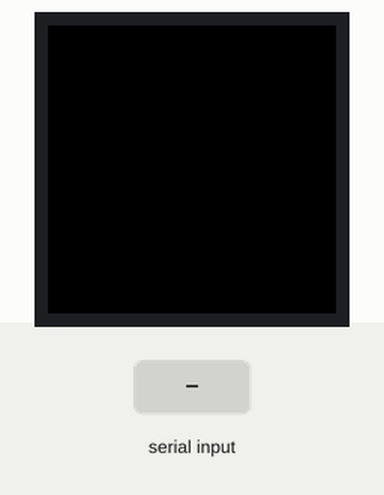
A sketch run on a simulated Arduino Uno, built with avr-gcc and run on an emulated ATmega328P. Shown: 32×32 colour display. The inputs (shaded band) are chosen by the test bench.

Above: at 1.2 s.
1.3 s: "90,45\n" received over Serial
At 2.0 s:
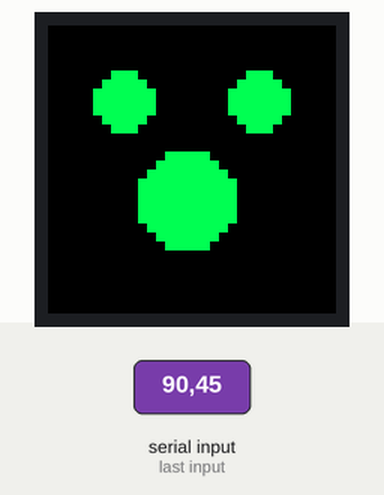
2.8 s: "1\n" received over Serial
At 3.9 s:
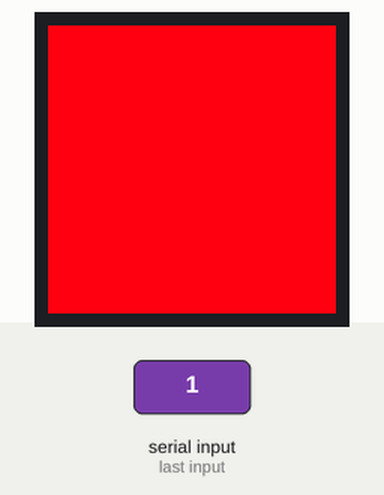
4.3 s: "0\n" received over Serial
At 5.0 s:
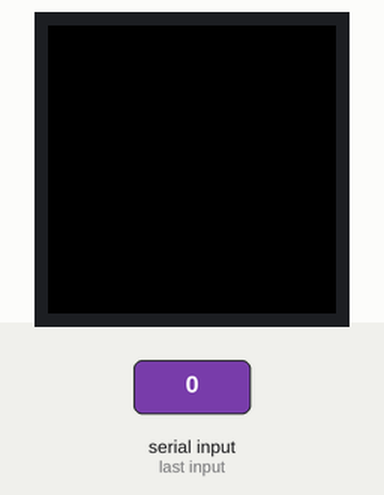
Timing chart, 0 to 7.3 s (numbered marks = the images above; inputs shaded):
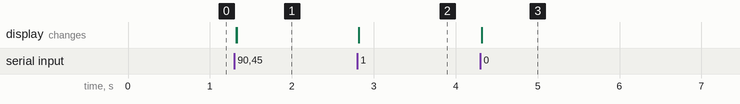

The sketch:

tinychronicler.ino
```cpp
#include <RGBmatrixPanel.h>

#define CLK 11
#define OE   9
#define LAT 10
#define A   A0
#define B   A1
#define C   A2
#define D   A3

RGBmatrixPanel matrix(A, B, C, D, CLK, LAT, OE, false);
uint16_t COLOR_BACKGROUND = matrix.Color888(255, 0, 90, true);
uint16_t COLOR_FOREGROUND = matrix.Color888(0, 255, 165, true);

void setup() {
  // Initialise serial communication between RaspberryPI and Arduino
  Serial.begin(19200);

  // Initialise 32x32 RGB LED matrix
  matrix.begin();
}

void loop() {
  if (Serial.available() == 0) {
    return;
  }

  int data = Serial.read() - '0';

  switch (data) {
    case 0:
      reset();
      break;
    case 1:
      printBackground();
      break;
    case 2:
      printLeftEye();
      break;
    case 3:
      printRightEye();
      break;
    case 4:
      printLeftEye();
      printRightEye();
      break;
    case 5:
      printMouth();
      break;
    case 6:
      resetEyes();
      break;
    case 7:
      resetMouth();
      break;
    default:
      break;
  }
}

void printBackground() {
  matrix.fillScreen(COLOR_BACKGROUND);
}

void resetEyes() {
  matrix.fillCircle(8, 8, 3, COLOR_BACKGROUND);
  matrix.fillCircle(23, 8, 3, COLOR_BACKGROUND);
}

void printLeftEye() {
  matrix.fillCircle(8, 8, 3, COLOR_FOREGROUND);
}

void printRightEye() {
  matrix.fillCircle(23, 8, 3, COLOR_FOREGROUND);
}

void resetMouth() {
  matrix.fillCircle(15, 19, 5, COLOR_BACKGROUND);
}

void printMouth() {
  matrix.fillCircle(15, 19, 5, COLOR_FOREGROUND);
}

void reset() {
  matrix.fillScreen(matrix.Color888(0, 0, 0));
}
```

Measured:
- after the input at 1.3 s, the display: first changes at once (image 1 shows a later state)
- after the input at 2.8 s, the display: changes at once (image 2)
- after the input at 4.3 s, the display: changes at once (image 3)
